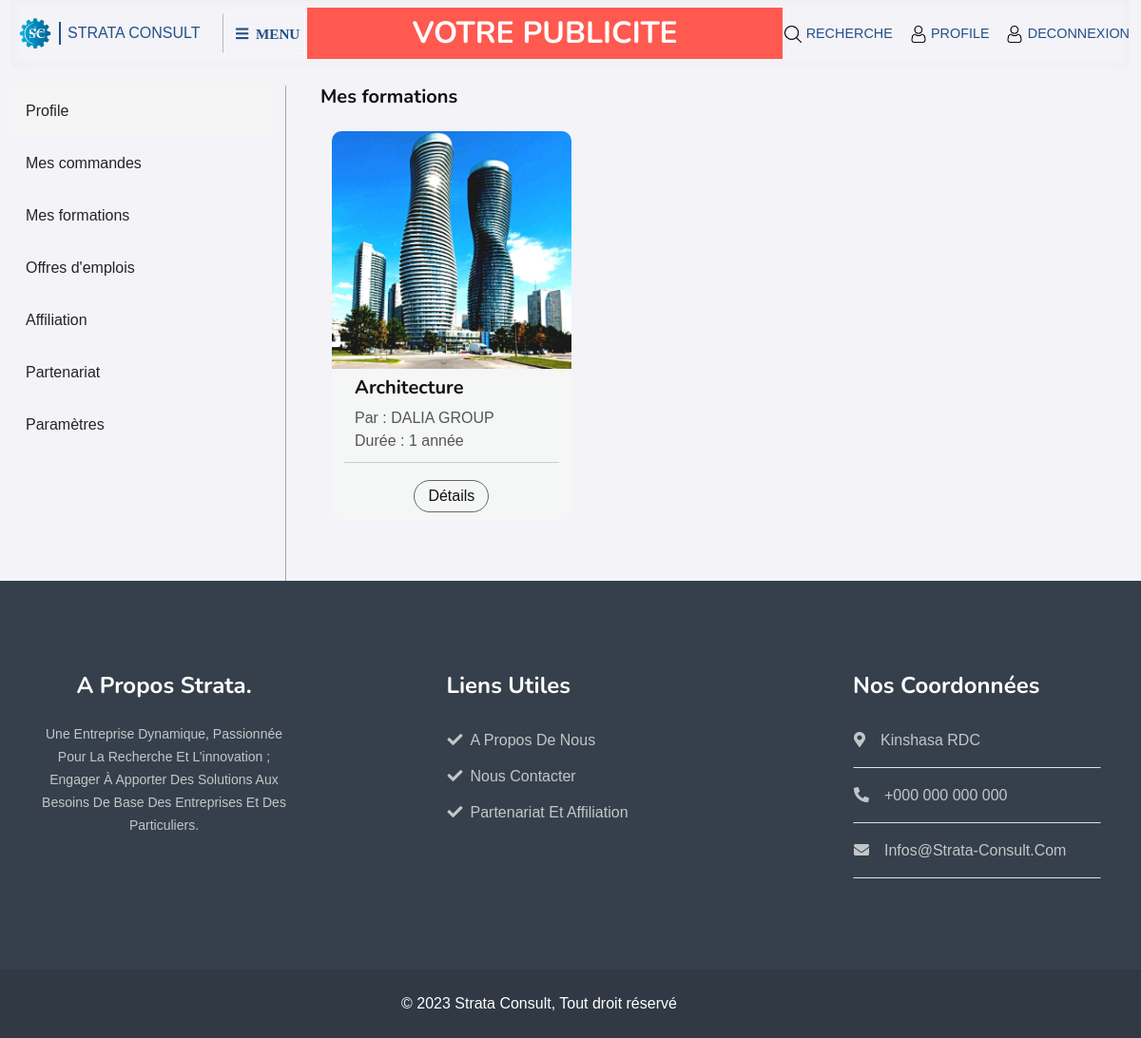
The page /accounts/formations/ (signed in) on the database its author committed.
### back/models.py (models this page shows, shortened)
class Formation(models.Model):
    subject = models.ForeignKey(Subject, on_delete=models.SET_NULL, null=True)
    title = models.CharField(max_length=100)
    slug = models.SlugField(unique=True)
    image = models.ImageField(upload_to='formation/')
    description = models.TextField()
    avantage = models.TextField()
    certification = models.TextField()
    auteur = models.CharField(max_length=100)
    duree = models.CharField(max_length=100)
    prix = models.CharField(max_length=100)
    souscrire = models.ManyToManyField(User)
    date = models.DateTimeField(auto_now_add=True)
    update = models.DateTimeField(auto_now=True)

### accounts/views.py (the view)
# urls.py: path('formations/', MesFormations, name='formations'),
@login_required
def MesFormations(request):
    current_user = request.user
    formations = current_user.formation_set.all()
    template_name = 'accounts/formations.html'
    context = {
        'formations': formations,
    }
    return render(request, template_name, context)

### templates/accounts/formations.html (shortened to what this page needs)
{% extends 'accounts/base_profile.html' %}
{% load static %}
{% block profile %}
                    <div class="container pb-5">
                        <div class="overflow-hidden">
                            <h5 class="mb-4">Mes formations</h5>
                        </div>
                        {% if formations %}
                        {% for formation in formations %}
                        <div class="row m-0">
                            <div class="col-lg-4 col-md-6 mb-3 blog-item wow fadeInUp" data-wow-delay=".6s">
                                <img src="{{formation.image.url}}" class="rounded-top" alt="{{formation.title}}">
                                 <div class="rounded-bottom bg-light">
                                    <div class="px-4 pb-0 py-2">
                                        <h5>{{formation.title}}</h5>
                                        <span>Par : {{formation.auteur}}</span> <br>
                                        <span>Durée : {{formation.duree}}</span>
                                    </div>
                                    <hr>
                                    <div class="p-4 py-2 text-center blog-btn">
                                        <a href="" type="button" class="text-dark">Détails</a>
                                    </div>
                                </div>
                            </div>
                        </div>
                        {% endfor %}
                        {% else %}
                        <h4 class="text-muted">Vous n'avez souscrit à aucune formation</h4>
                        {% endif %}
                    </div>
{% endblock %}

### static/css/css.css (style rules this page uses)
html, body { box-sizing: border-box; overflow-x: hidden; background-color: #f3f3f8; }
.blog-item hr { width: 90%; margin: 10px auto; }
.blog-item .blog-btn a { border: 1px solid #666; border-radius: 20px; padding: 4px 14px; }
.blog-item img { width: 100%; height: 250px; object-fit: cover; -o-object-fit: cover; }

### rows shown on the page
Formation: image (picture), title "Architecture", auteur "DALIA GROUP", duree "1 année"
